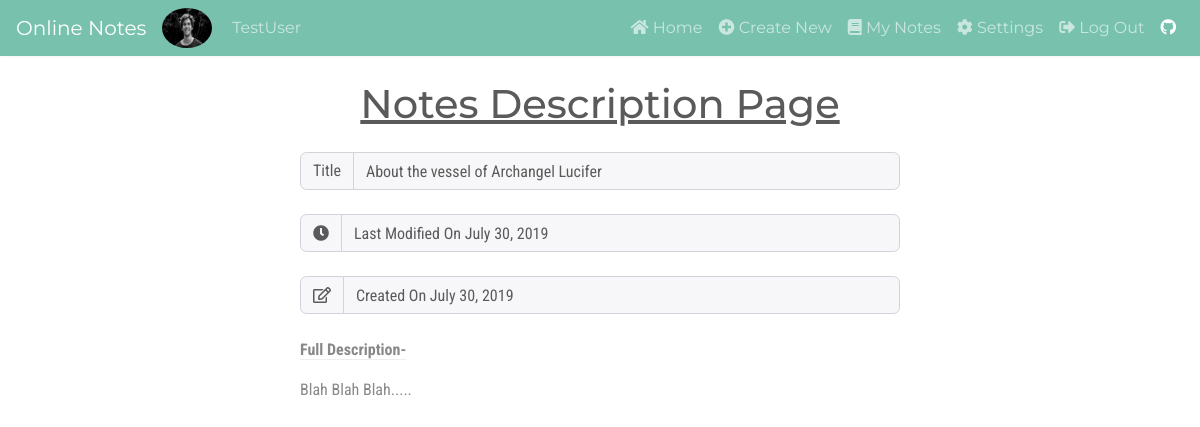
Screenshot of /5/view/ (signed in) with the database file from the repository.
### users/models.py (models this page shows, shortened)
class Profile(models.Model):
    user = models.OneToOneField(User, on_delete=models.CASCADE)
    image = models.ImageField(default='default.png', upload_to='profile_pics')

### notes/models.py (models this page shows, shortened)
class Notes(models.Model):
	user = models.ForeignKey(User, on_delete=models.CASCADE)
	title = models.CharField(max_length=150, verbose_name="Notes Title")
	body = models.TextField(max_length=500, verbose_name="Notes Body")
	last_modified = models.DateTimeField(auto_now=True)
	created_on = models.DateTimeField(auto_now_add=True)

### notes/views.py (the view)
# urls.py: path('<int:pk>/view/', notes_views.NotesDetailView.as_view(), name="view-specific"),
class NotesDetailView(LoginRequiredMixin, DetailView):
	model = Notes

### notes/templates/notes/notes_detail.html
{% extends "users/base.html" %}
{% block content %}
<div class="container-fluid mt-4">
    <p class="h1 text-center"> <u> Notes Description Page </u></p>
    <div class="col-md-7 input-group mx-auto m-2 mt-4">
        <div class="input-group-prepend">
            <span class="input-group-text">Title</span>
        </div>
        <input type="text" value='{{object.title}}' class="form-control" disabled>
    </div>
    <div class="col-md-7 input-group mx-auto m-2 mt-4">
        <div class="input-group-prepend">
            <span class="input-group-text">
                <i class="fas fa-clock"></i>
            </span>
        </div>
        <input class="form-control" value='Last Modified On {{object.last_modified|date:"F d, Y"}}' disabled>
    </div>
    <div class="col-md-7 input-group mx-auto m-2 mt-4">
        <div class="input-group-prepend">
            <span class="input-group-text">
                <i class="far fa-edit"></i>
            </span>
        </div>
        <input class="form-control" value='Created On {{object.created_on|date:"F d, Y"}}' disabled>
    </div>
    <div class="col-md-7 mx-auto m-2 mt-4">
        <p><strong class="border-bottom">Full Description-</strong></p>
        {{object.body|linebreaks }}
    </div>
</div>
{% endblock %}

### users/templates/users/base.html (shortened to what this page needs)
<!DOCTYPE html>
<html lang="en">
<head>
    <link rel="stylesheet"
    href="https://bootswatch.com/4/minty/bootstrap.min.css">
    <link rel="stylesheet" href="https://use.fontawesome.com/releases/v5.8.1/css/all.css"
>
</head>
<body>
<nav class="navbar navbar-expand-md bg-primary navbar-dark sticky-top"
style="box-shadow: 1px 2px #f9f9f9">
  <a class="navbar-brand" href="{% url 'home' %}">Online Notes</a>
  <div class="collapse navbar-collapse" id="collapsibleNavbar">
    <ul class="navbar-nav mr-auto">
      {% if user.is_authenticated %}
      <img class="rounded-circle img-fluid mr-2" src="{{user.profile.image.url}}"
          alt="{{user.username}} profile image" style="width:50px;height:40px">
      <span class="navbar-text" style="margin-left: 12px; text-transform: capitalize">
        {{user.username}}
      </span>
      {% endif %}
    </ul>
    <ul class="navbar-nav ml-auto">
      {% if user.is_authenticated %}
        <li class="nav-item {{home}}">
          <a class="nav-link" href="{% url 'home' %}">
            <i class="fas fa-home"></i> Home</a>
        </li>
        <li class="nav-item {{createnew}}">
          <a class="nav-link" href="{% url 'create-notes' %}">
            <i class="fas fa-plus-circle"></i> Create New</a>
        </li>
        <li class="nav-item {{mynotes}}">
          <a class="nav-link" href="{% url 'view-all' %}">
            <i class="fas fa-book"></i> My Notes</a>
        </li>
        <li class="nav-item {{settings}}">
          <a class="nav-link" href="{% url 'settings' %}">
            <i class="fas fa-cog"></i> Settings</a>
        </li>
        <li class="nav-item">
          <a class="nav-link" href="{% url 'user-logout' %}">
            <i class="fas fa-sign-out-alt"></i> Log Out</a>
        </li>
      {% endif %}
      <li class="nav-item">
        <a class="nav-link active" href="https://github.com/ankit-brijwasi/online-notes-app" target="_blank"><i class="fab fa-github"></i></a>
      </li>
    </ul>
  </div>
</nav>
<div class="container">
    {% block content %}
    {% endblock %}
</div>
</body>
</html>

### users/templates/users/base.html (style rules this page uses)
body { font-family: 'Roboto Condensed', sans-serif; }

### rows the page displays
Notes: title "About the vessel of Archangel Lucifer", last_modified "Last Modified On July 30, 2019", created_on "Created On July 30, 2019", body "Blah Blah Blah....."

### other values shown
{{ user.username }} "TestUser"
